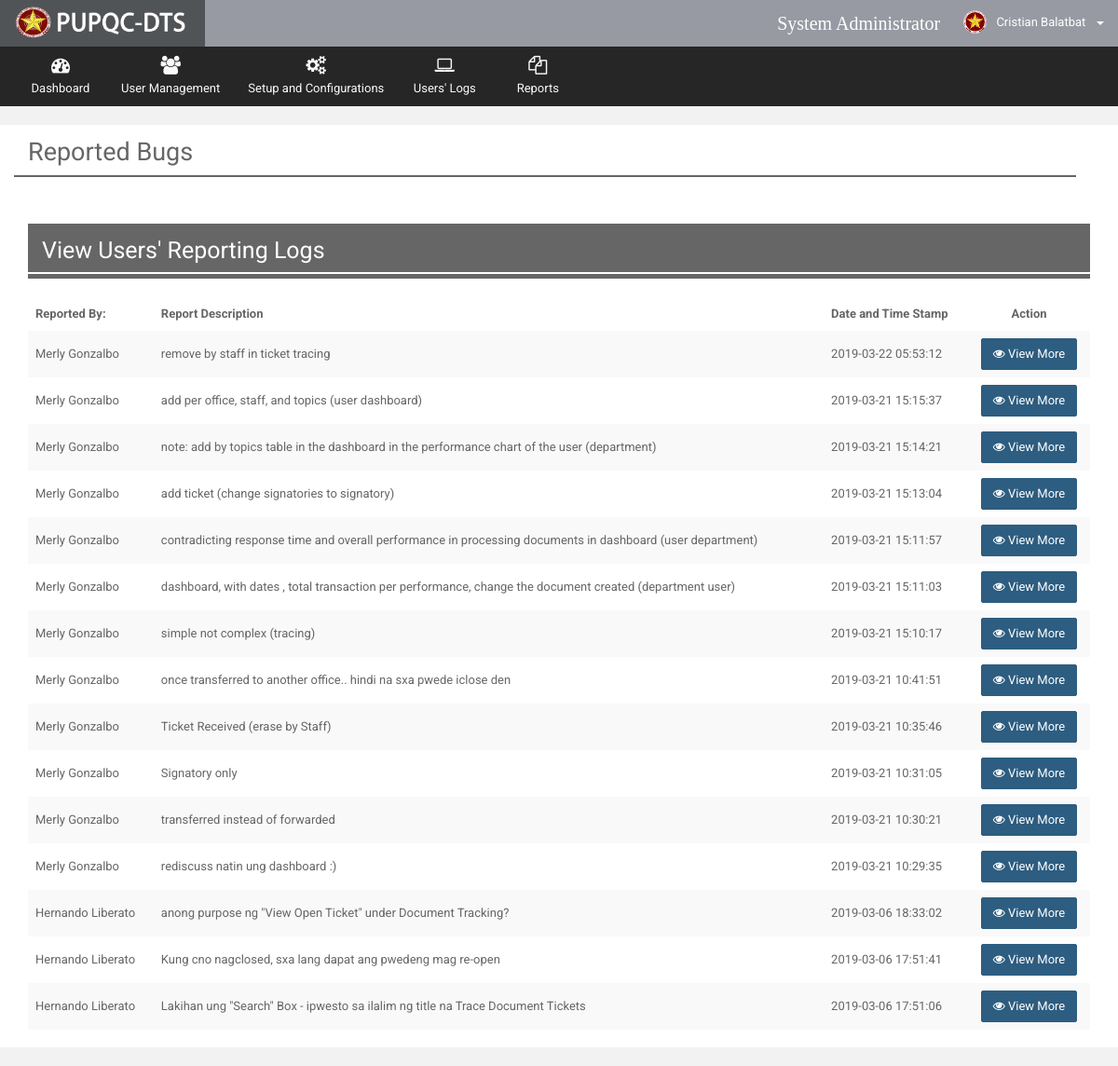
Before: /Web/Admin/views/rep_bugreports.php (signed in) with the older database file.
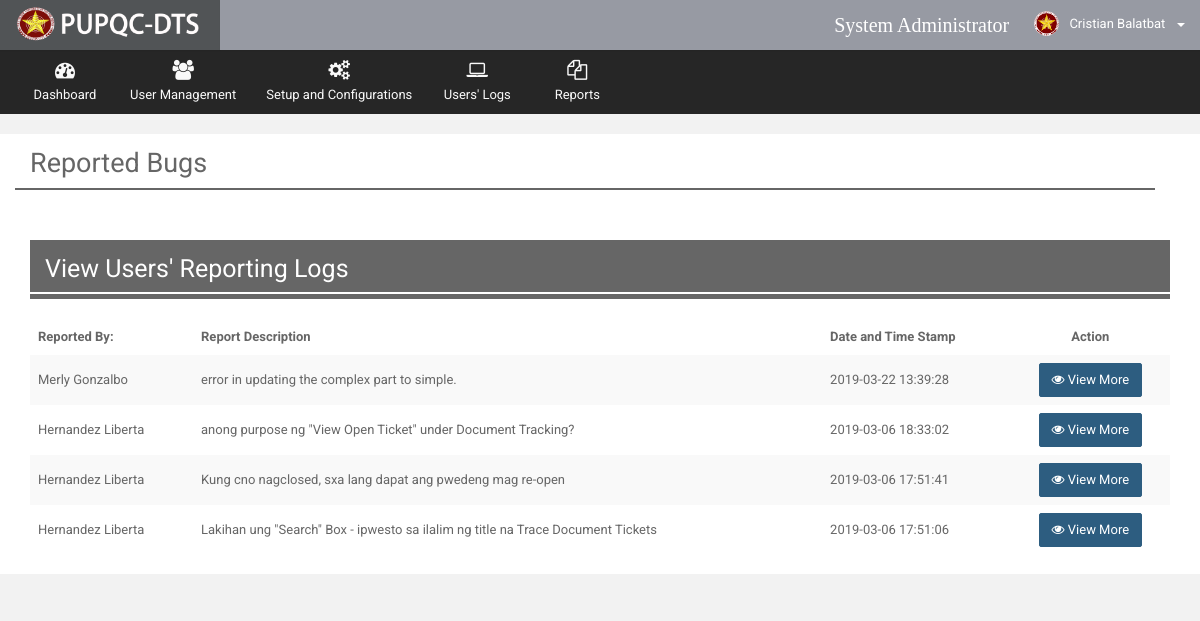
After: the same page with the newer database file.
### tables this page shows
CREATE TABLE `t_accounts` (
  `acc_ID` int(10) NOT NULL,
  `acc_empID` int(10) NOT NULL,
  `acc_username` varchar(100) NOT NULL,
  `acc_password` varchar(100) NOT NULL,
  `acc_email` varchar(255) DEFAULT NULL,
  `acc_user_role` int(10) NOT NULL,
  `acc_active_flag` varchar(20) NOT NULL DEFAULT 'Active',
  `acc_timestamp` datetime NOT NULL DEFAULT CURRENT_TIMESTAMP,
  `acc_mod_date` datetime NOT NULL DEFAULT CURRENT_TIMESTAMP
);

CREATE TABLE `t_employees` (
  `emp_ID` int(10) NOT NULL,
  `emp_lastname` varchar(100) NOT NULL,
  `emp_middlename` varchar(100) DEFAULT NULL,
  `emp_firstname` varchar(100) NOT NULL,
  `emp_office` int(10) NOT NULL,
  `emp_position` varchar(50) NOT NULL,
  `emp_picture` varchar(255) DEFAULT 'default.png',
  `emp_active_flag` bit(1) NOT NULL DEFAULT b'1',
  `emp_mod_date` datetime NOT NULL DEFAULT CURRENT_TIMESTAMP
);

CREATE TABLE `t_report_bug` (
  `rb_ID` int(10) NOT NULL,
  `rb_reporter` int(10) NOT NULL,
  `rb_desc` varchar(255) NOT NULL,
  `rb_timestamp` datetime NOT NULL DEFAULT CURRENT_TIMESTAMP
);

### Web/Admin/views/rep_bugreports.php (the view, shortened to what this page needs)
<?php
    include("../utilities/Header.php");
    include("../utilities/Notification.php");
    include("../utilities/navibar.php");
    include("../utilities/Tables.php");
?>
      <div class="wrapper row-offcanvas row-offcanvas-left">
       <div class="content">
          <section class="main-content">
             <div class="col-md-12">
                    <h2 style="margin-top: 15px">Reported Bugs</h2>
                    <div class="row" style="padding:1px; background-color: #666666; margin-bottom: 50px; width: 100%"></div>
             </div>
            <div class="row" style="background-color: white">
              <div class="col-md-12">
                <div class="box-info">
                  <div class="col-md-12">
                    <div class="box-info">
                      <div class="panel-heading" style="background-color: #666666; ">
                        <h4 style="color: white; font-size: 25px">View Users' Reporting Logs</h4>
                        <div class="row" style="padding:1px; background-color:white;"></div>
                      </div>
                      <br>
                      <div class="adv-table">
                       <table id="datatables" class="table table-striped table-no-border">
                          <thead>
                          <tr>
                              <th>Reported By:</th>
                              <th>Report Description</th>
                              <th>Date and Time Stamp</th>
                              <th style="text-align: center">Action</th>
                          </tr>
                          </thead>
                          <tbody>
                          <?php
                              $view_query = mysqli_query($connection,"SELECT * FROM `t_report_bug` AS RB
                                                                      INNER JOIN `t_accounts` AS ACC
                                                                      ON RB.rb_reporter = ACC.acc_ID
                                                                      INNER JOIN `t_employees` AS EMP
                                                                      ON ACC.acc_empID = EMP.emp_ID
                                                                      ORDER BY RB.rb_ID DESC");
                              while($row = mysqli_fetch_assoc($view_query))
                              {
                                  $emp_lname = $row["emp_lastname"];
                                  $emp_fname = $row["emp_firstname"];
                                  $compname = $emp_fname.' '.$emp_lname;
                                  $rb_desc = $row["rb_desc"];
                                  $rb_timestamp = $row["rb_timestamp"];
                          ?>
                              <tr class="gradeX">
                                  <td width=""><?php echo $compname ?></td>
                                  <td width=""><?php echo $rb_desc; ?></td>
                                  <td width=""><?php echo $rb_timestamp; ?></td>
                                  <td width="">
                                    <center>
                                      <a href="#" data-toggle="modal" class="btn btn-primary"><i class="fa fa-eye"></i> View More</a>
                                    </center>
                                  </td>
                              </tr>
                          <?php } ?>
                          </tbody>
                        </table>
                      </div>
                    </div>
                  </div>
                </div>
              </div>
            </div>
          </section>
       </div>
      </div>
   </body>
</html>

### Web/Admin/utilities/Header.php (shortened to what this page needs)
<!DOCTYPE html>
<html lang="en">
	<head>
		<link type="text/css" rel="stylesheet" href="../../../resources-web/global/plugins/font-awesome/css/font-awesome.min.css">
		<link type="text/css" rel="stylesheet" href="../../../resources-web/global/plugins/ionicons/css/ionicons.min.css">
		<link type="text/css" rel="stylesheet" href="../../../resources-web/global/plugins/simple-line-icons/simple-line-icons.css">
		<link type="text/css" rel="stylesheet" href="../../../resources-web/global/plugins/animate.css/animate.css">
		<link type="text/css" rel="stylesheet" href="../../../resources-web/global/plugins/iCheck/skins/all.css">
		<link type="text/css" rel="stylesheet" href="../../../resources-web/global/css/style.css">
		<link type="text/css" rel="stylesheet" href="../../../resources-web/assets/css/page-demo.css">
		<link type="text/css" rel="stylesheet" href="../../../resources-web/assets/css/style-admin.css">
		<link type="text/css" rel="stylesheet" href="../../../resources-web/assets/css/style-plugins.css">
		<link type="text/css" rel="stylesheet" href="../../../resources-web/assets/css/style-responsive.css">
		<link type="text/css" rel="stylesheet" href="../../../resources-web/assets/css/themes/default.css" id="theme-color">
	</head>

### Web/Admin/utilities/Notification.php (shortened to what this page needs)
<body class="page-header-fixed page-sidebar-fixed page-layout-full-width" style="background-color: #f2f2f2">
  <div >
    <div class="page-wrapper" >
      <header class="header">
        <div class="logo">
          <a data-toggle="modal" href="#about_us" class="logo-text">
            <img src="../../../resources-web/images/dtslogo.png" style="width:100%; margin: 1%;" alt="">
          </a>
        </div>
        <nav role="navigation" class="navbar navbar-static-top">
          <div class="navbar-right">
            <ul class="nav navbar-nav">
              <li>
                <p style="font-size: 20px; color: white; margin-top: 10px; font-family: agency fb">
                  System Administrator&nbsp;&nbsp;
                </p>
              </li>
              <li class="dropdown dropdown-user menu-user">
                <a href="#" data-toggle="dropdown" class="dropdown-toggle">
                   <?php
                        $userID = $_SESSION['UserID'];
                        $view_query = mysqli_query($connection,"SELECT * FROM `t_accounts` AS ACC
                                                                INNER JOIN `r_user_role` AS USR
                                                                INNER JOIN `t_employees` AS EMP
                                                                INNER JOIN `r_office` AS OFF
                                                                ON  ACC.acc_user_role = USR.usr_ID
                                                                and EMP.emp_office = OFF.office_ID
                                                                and ACC.acc_empID = EMP.emp_ID
                                                                WHERE ACC.acc_ID = '$userID'
                                                                ");
                        while($row = mysqli_fetch_assoc($view_query))
                        {
                            $emp_lname = $row["emp_lastname"];
                            $emp_fname = $row["emp_firstname"];
                            $compname = $emp_fname.' '.$emp_lname;
                        }
                   ?>
                  <img src="../../../resources-web/images/PUPlogo.png" alt="User Image" class="img-circle"/>
                  <span class="hidden-xs">
                     <?php echo $compname; ?>
                  </span>&nbsp;
                  <b class="caret"></b>
                </a>
                  </li>
                </ul>
          </div>
        </nav>
      </header>

### Web/Admin/utilities/navibar.php (shortened to what this page needs)
<div class="page-horizontal-sidebar">
  <div id="horizontal-sidebar" class="collapse navbar-collapse">
    <ul class="nav navbar-nav">
      <li>
        <a href="index.php">
          <i class="fa fa-dashboard"></i>
          <span class="menu-title">Dashboard</span>
        </a>
      </li>
      <li class="dropdown">
        <a href="#" data-hover="dropdown" class="dropdown-toggle">
          <i class="fa fa-users"></i>
          <span class="menu-title">User Management</span>
        </a>
      </li>
      <li class="dropdown">
        <a href="#" data-hover="dropdown" class="dropdown-toggle">
          <i class="fa fa-gears"></i>
          <span class="menu-title">Setup and Configurations</span>
        </a>
      </li>
      <li class="dropdown">
        <a href="users_log.php" data-hover="dropdown" class="dropdown-toggle">
          <i class="fa fa-laptop"></i>
          <span class="menu-title">Users' Logs</span>
        </a>
      </li>
      <li class="dropdown">
        <a href="" data-hover="dropdown" class="dropdown-toggle">
          <i class="fa fa-copy"></i>
          <span class="menu-title">Reports</span>
        </a>
      </li>
    </ul>
  </div>
</div>

### Web/Admin/utilities/Tables.php (shortened to what this page needs)
<link type="text/css" rel="stylesheet" href="../../../resources-web/assets/plugins/datatables/plugins/bootstrap/dataTables.bootstrap.css">

### resources-web/assets/css/themes/default.css (style rules this page uses)
.page-wrapper { float: left; width: 100%; position: relative; }
.wrapper { width: 100%; min-height: 100%; float: left; }
.wrapper:before, .wrapper:after { content: " "; display: table; }
.wrapper:after { clear: both; }
.header { position: absolute; top: 0; left: 0; right: 0; z-index: 999; }
.content, .page-sidebar { min-height: 100%; display: block; }
.content { background-color: #262123; margin-left: 220px; }
.main-content { float: left; width: 100%; padding: 20px 15px; background-color: #f2f2f2; }
body .header { position: relative; max-height: 100px; }
body .header .navbar { height: 50px; margin-bottom: 0; margin-left: 220px; background-color: #858893d4; -webkit-box-shadow: 0 1px 1px rgba(0, 0, 0, 0.05); box-shadow: 0 1px 1px rgba(0, 0, 0, 0.05); }
body .header .navbar .navbar-right ul.navbar-nav > li { height: 50px; }
body .header .navbar .navbar-right ul.navbar-nav > li.dropdown-user img { margin-top: -3px; margin-right: 7px; height: 25px; }
body .header .navbar .nav a { padding-top: 14px; padding-bottom: 14px; }
body .header .logo { font-family: 'Squada One'; float: left; font-size: 30px; text-align: left; padding: 0 15px; width: 220px; height: 50px; display: block; background-color: #393235; -webkit-box-shadow: 0 1px 1px rgba(0, 0, 0, 0.05); box-shadow: 0 1px 1px rgba(0, 0, 0, 0.05); }
body .header .logo a.logo-text { color: #ffba00; -webkit-text-shadow: 3px 3px 3px rgba(0, 0, 0, 0.1); text-shadow: 3px 3px 3px rgba(0, 0, 0, 0.1); -webkit-transition: all 0.2s ease-out; -o-transition: all 0.2s ease-out; transition: all 0.2s ease-out; }
.page-header-fixed .header { position: fixed; }
.page-header-fixed .page-wrapper { margin-top: 50px; }
.page-horizontal-sidebar #horizontal-sidebar { background-color: #262626; }
.page-horizontal-sidebar #horizontal-sidebar > ul > li > a { position: relative; padding-top: 10px; padding-bottom: 10px; text-align: center; min-width: 100px; color: #f9f9f9; }
.page-horizontal-sidebar #horizontal-sidebar > ul > li > a i { display: block; margin-right: 0; margin-bottom: 5px; font-size: 20px; }
.page-layout-full-width .page-wrapper .header .logo { background-color: #515456; }
.page-layout-full-width .page-wrapper .header .logo a.logo-text { color: #68b828; }
.page-layout-full-width .page-wrapper .wrapper .content { margin: 0; }

Changed rows visible on the page:
removed t_report_bug: t_employees.emp_firstname+emp_lastname "Merly Gonzalbo", rb_desc "remove by staff in ticket tracing", rb_timestamp "2019-03-22 05:53:12"
removed t_report_bug: t_employees.emp_firstname+emp_lastname "Merly Gonzalbo", rb_desc "add per office, staff, and topics (user dashboard)", rb_timestamp "2019-03-21 15:15:37"
removed t_report_bug: t_employees.emp_firstname+emp_lastname "Merly Gonzalbo", rb_desc "note: add by topics table in the dashboard in the performance chart of the user (department)", rb_timestamp "2019-03-21 15:14:21"
removed t_report_bug: t_employees.emp_firstname+emp_lastname "Merly Gonzalbo", rb_desc "add ticket (change signatories to signatory)", rb_timestamp "2019-03-21 15:13:04"
removed t_report_bug: t_employees.emp_firstname+emp_lastname "Merly Gonzalbo", rb_desc "contradicting response time and overall performance in processing documents in dashboard (user department)", rb_timestamp "2019-03-21 15:11:57"
removed t_report_bug: t_employees.emp_firstname+emp_lastname "Merly Gonzalbo", rb_desc "dashboard, with dates , total transaction per performance, change the document created (department user)", rb_timestamp "2019-03-21 15:11:03"
removed t_report_bug: t_employees.emp_firstname+emp_lastname "Merly Gonzalbo", rb_desc "simple not complex (tracing)", rb_timestamp "2019-03-21 15:10:17"
removed t_report_bug: t_employees.emp_firstname+emp_lastname "Merly Gonzalbo", rb_desc "once transferred to another office.. hindi na sxa pwede iclose den", rb_timestamp "2019-03-21 10:41:51"
removed t_report_bug: t_employees.emp_firstname+emp_lastname "Merly Gonzalbo", rb_desc "Ticket Received (erase by Staff)", rb_timestamp "2019-03-21 10:35:46"
removed t_report_bug: t_employees.emp_firstname+emp_lastname "Merly Gonzalbo", rb_desc "Signatory only", rb_timestamp "2019-03-21 10:31:05"
removed t_report_bug: t_employees.emp_firstname+emp_lastname "Merly Gonzalbo", rb_desc "transferred instead of forwarded", rb_timestamp "2019-03-21 10:30:21"
changed t_report_bug "Merly Gonzalbo": rb_desc "rediscuss natin ung dashboard :)" → "error in updating the complex part to simple."; rb_timestamp "2019-03-21 10:29:35" → "2019-03-22 13:39:28"
changed through a linked row, t_report_bug "anong purpose ng \"View Open Ticket\" under Document Tracking?": t_employees.emp_firstname+emp_lastname "Hernando Liberato" → "Hernandez Liberta"
changed through a linked row, t_report_bug "Kung cno nagclosed, sxa lang dapat ang pwedeng mag re-open": t_employees.emp_firstname+emp_lastname "Hernando Liberato" → "Hernandez Liberta"
changed through a linked row, t_report_bug "Lakihan ung \"Search\" Box - ipwesto sa ilalim ng title na Trace Document Tickets": t_employees.emp_firstname+emp_lastname "Hernando Liberato" → "Hernandez Liberta"
